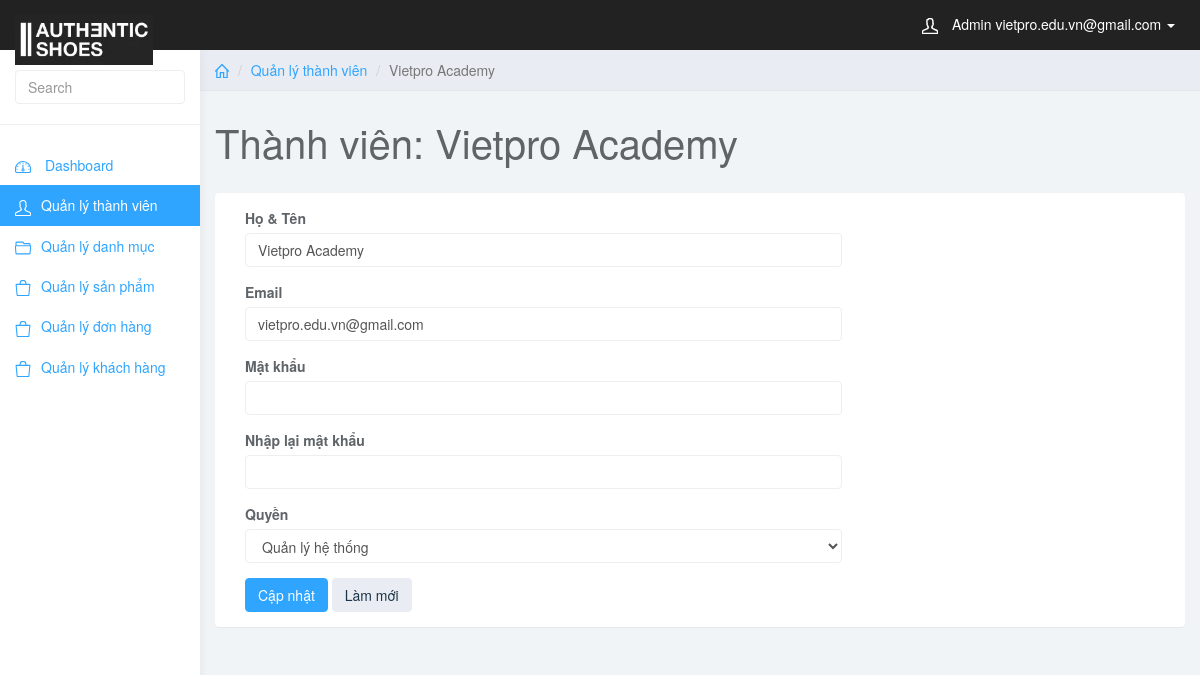
Page /admin/index.php?page_layout=edit_user&&user_id=1 (signed in) on the committed database.
### tables this page shows
CREATE TABLE `user` (
  `user_id` int(11) NOT NULL,
  `user_full` varchar(255) NOT NULL,
  `user_mail` varchar(255) NOT NULL,
  `user_pass` varchar(255) NOT NULL,
  `user_level` int(1) NOT NULL
);

### admin/edit_user.php (the view, shortened to what this page needs)
<?php
	if(isset($_GET['user_id'])){
		$user_id = $_GET['user_id'];
		$sql = "SELECT * FROM user WHERE user_id = $user_id";
		$query = mysqli_query($conn,$sql);
		$row = mysqli_fetch_array($query);
	}
?>
<div class="col-sm-9 col-sm-offset-3 col-lg-10 col-lg-offset-2 main">
	<div class="row">
		<ol class="breadcrumb">
			<li><a href="index.php"><svg class="glyph stroked home"><use xlink:href="#stroked-home"></use></svg></a></li>
			<li><a href="">Quản lý thành viên</a></li>
			<li class="active"><?php echo $row['user_full']; ?></li>
		</ol>
	</div>
	<div class="row">
		<div class="col-lg-12">
			<h1 class="page-header">Thành viên: <?php echo $row['user_full']; ?></h1>
		</div>
	</div>
	<div class="row">
			<div class="col-lg-12">
				<div class="panel panel-default">
					<div class="panel-body">
						<div class="col-md-8">
						<form role="form" method="post">
							<div class="form-group">
								<label>Họ & Tên</label>
								<input type="text" name="user_full" required class="form-control" value="<?php echo $row['user_full']; ?>" placeholder="">
							</div>
							<div class="form-group">
								<label>Email</label>
								<input type="text" name="user_mail" required value="<?php echo $row['user_mail']; ?>" class="form-control">
							</div>
							<div class="form-group">
								<label>Mật khẩu</label>
								<input type="password" name="user_pass" required  class="form-control">
							</div>
							<div class="form-group">
								<label>Nhập lại mật khẩu</label>
								<input type="password" name="user_re_pass" required  class="form-control">
							</div>
							<div class="form-group">
								<label>Quyền</label>
								<select name="user_level" class="form-control">
									<option <?php if($row['user_level'] == '1') {echo 'selected';} ?> value=1>Quản lý hệ thống</option>
								</select>
							</div>
							<button type="submit" name="sbm" class="btn btn-primary">Cập nhật</button>
							<button type="reset" class="btn btn-default">Làm mới</button>
						</div>
					</div>
				</div>
			</div>
		</div>
</div>

### admin/css/styles.css (style rules this page uses)
body { background: #f1f4f7; padding-top: 50px; color: #5f6468; }
a, a:hover, a:focus { color: #30a5ff; }
h1, h2, h3, h4, h5, h6 { color: #5f6468; }
h1 { font-weight: 300; font-size: 40px; }
.form-control { border: 1px solid #eee; box-shadow: none; }
.btn-default, .btn-default:hover, .btn-default:focus, .btn-default:active, .btn-default.active, .open>.dropdown-toggle.btn-default, .btn-default.disabled, .btn-default[disabled], fieldset[disabled] .btn-default, .btn-default.disabled:hover, .btn-default[disabled]:hover, fieldset[disabled] .btn-default:hover, .btn-default.disabled:focus, .btn-default[disabled]:focus, fieldset[disabled] .btn-default:focus, .btn-default.disabled:active, .btn-default[disabled]:active, fieldset[disabled] .btn-default:active, .btn-default.disabled.active, .btn-default[disabled].active, fieldset[disabled] .btn-default.active { background-color: #e9ecf2; border-color: #e9ecf2; color: #1b3548; }
.btn-primary, .btn-primary:hover, .btn-primary:focus, .btn-primary:active, .btn-primary.active, .open>.dropdown-toggle.btn-primary, .btn-primary.disabled, .btn-primary[disabled], fieldset[disabled] .btn-primary, .btn-primary.disabled:hover, .btn-primary[disabled]:hover, fieldset[disabled] .btn-primary:hover, .btn-primary.disabled:focus, .btn-primary[disabled]:focus, fieldset[disabled] .btn-primary:focus, .btn-primary.disabled:active, .btn-primary[disabled]:active, fieldset[disabled] .btn-primary:active, .btn-primary.disabled.active, .btn-primary[disabled].active, fieldset[disabled] .btn-primary.active { background-color: #30a5ff; border-color: #30a5ff; }
.panel { border: 0; }
.breadcrumb { border-radius: 0; padding: 10px 15px; background: #e9ecf2; box-shadow: 0 1px 1px rgba(0, 0, 0, .05); margin: 0; }
h1.page-header { margin-top: 30px; border-bottom: 0; }
.breadcrumb .glyph { height: 14px; width: 14px; margin: -2px 0 0 0; stroke-width: 4px; }

### rows in the picture
user: user_full "Vietpro Academy", user_mail "vietpro.edu.vn@gmail.com", user_level "Quản lý hệ thống"

### other values in the picture
$_SESSION['mail'] "vietpro.edu.vn@gmail.com"
